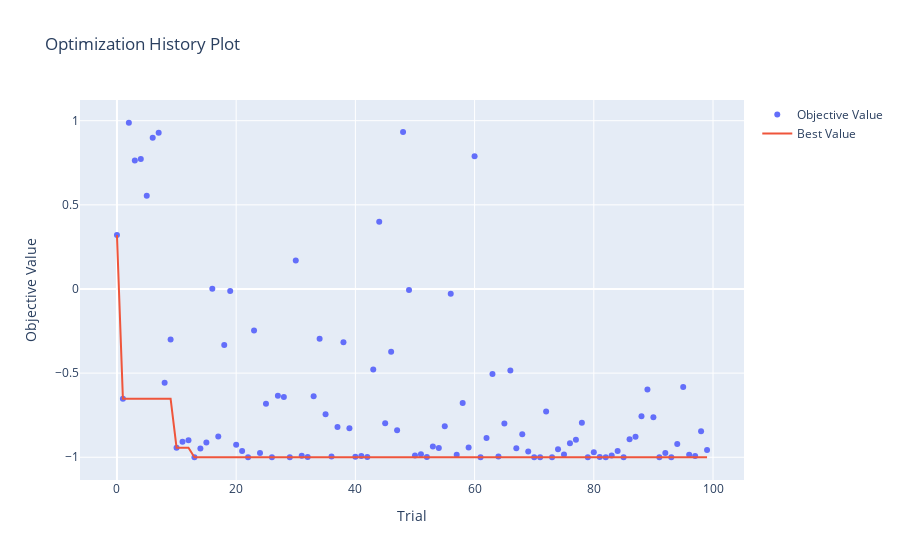

Source (notebook cell):
### Code cell
study.optimize(objectif, n_trials=100)
optuna.visualization.plot_optimization_history(study).show()
